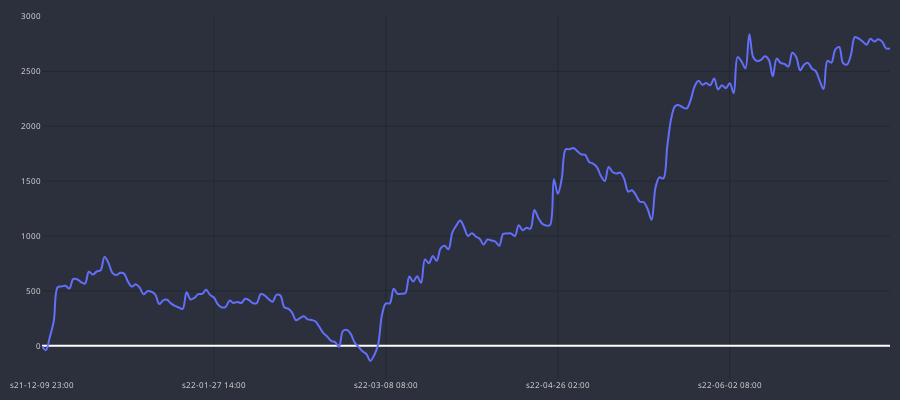

Here is the notebook cell this chart was saved with:
### Code cell
cp = CandlePlot(df_gains, candles=False)
cp.show_plot(line_traces=['GAIN_C'])

### Figure 1 — Plotly figure (JSON) as saved in the notebook; plotly's stock layout.template omitted (floating-point values rounded to 4 significant figures; data arrays with more than 128 entries replaced by an {"elided": "..."} marker saying what was removed)
{"data": [{"line": {"shape": "spline", "width": 2}, "name": "GAIN_C", "type": "scatter", "x": {"elided": "218 str values"}, "y": {"elided": "218 float values"}}], "layout": {"font": {"color": "#e1e1e1", "size": 8}, "height": 400, "margin": {"b": 10, "l": 10, "r": 10, "t": 10}, "paper_bgcolor": "#2c303c", "plot_bgcolor": "#2c303c", "width": 900, "xaxis": {"gridcolor": "#1f292f", "nticks": 5, "rangeslider": {"visible": false}}, "yaxis": {"gridcolor": "#1f292f"}}}
